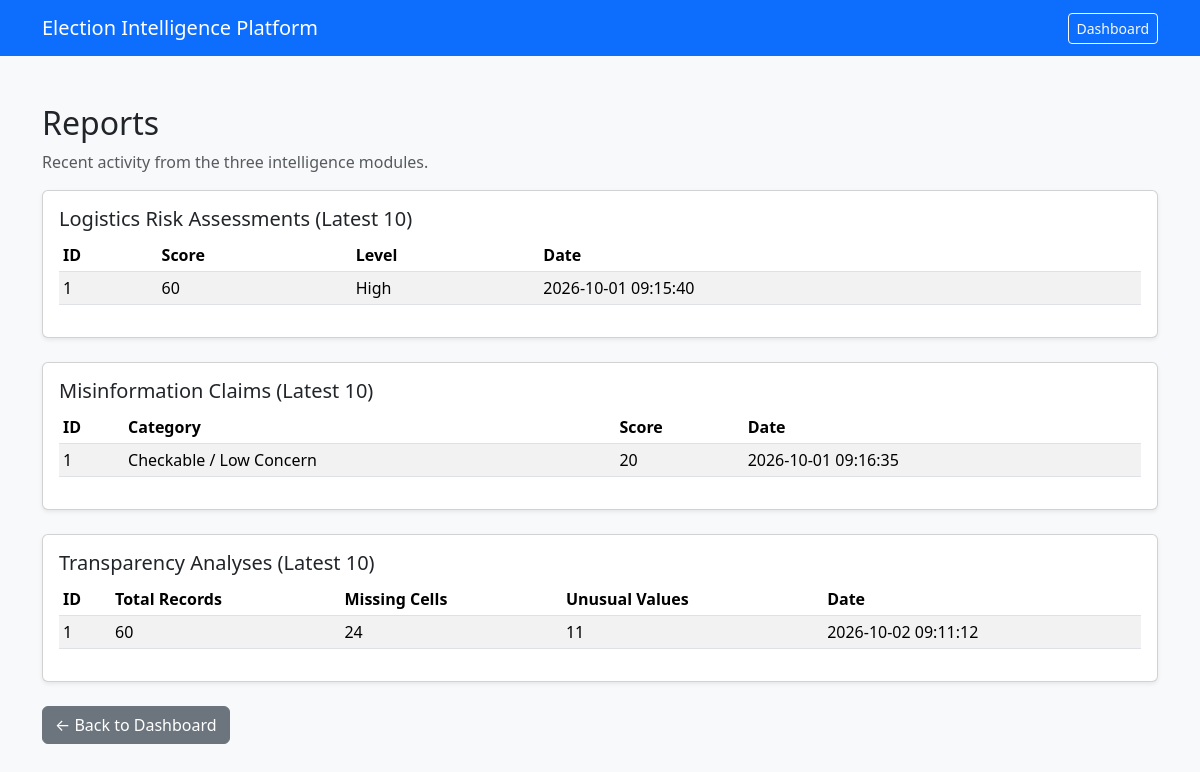
Screenshot of /reports (signed in) with the database file from the repository.
### tables this page shows
CREATE TABLE logistics_assessments (
            id INTEGER PRIMARY KEY AUTOINCREMENT,
            user_id INTEGER,
            distance REAL,
            delay REAL,
            road TEXT,
            history REAL,
            communication TEXT,
            capacity REAL,
            score INTEGER,
            level TEXT,
            reasons TEXT,
            created_at TIMESTAMP DEFAULT CURRENT_TIMESTAMP,
            FOREIGN KEY (user_id) REFERENCES users (id)
        );

CREATE TABLE misinformation_claims (
            id INTEGER PRIMARY KEY AUTOINCREMENT,
            user_id INTEGER,
            claim_text TEXT,
            category TEXT,
            score INTEGER,
            reasons TEXT,
            created_at TIMESTAMP DEFAULT CURRENT_TIMESTAMP,
            FOREIGN KEY (user_id) REFERENCES users (id)
        );

CREATE TABLE transparency_analyses (
            id INTEGER PRIMARY KEY AUTOINCREMENT,
            user_id INTEGER,
            filename TEXT,
            total_records INTEGER,
            missing_cells INTEGER,
            unusual_values INTEGER,
            findings TEXT,
            created_at TIMESTAMP DEFAULT CURRENT_TIMESTAMP,
            FOREIGN KEY (user_id) REFERENCES users (id)
        );

### app.py (the view)
@app.route("/reports")
@login_required
def reports():
    db = get_db()
    logistics = db.execute(
        "SELECT id, score, level, created_at FROM logistics_assessments ORDER BY created_at DESC LIMIT 10"
    ).fetchall()
    misinfo = db.execute(
        "SELECT id, category, score, created_at FROM misinformation_claims ORDER BY created_at DESC LIMIT 10"
    ).fetchall()
    transparency = db.execute(
        "SELECT id, total_records, missing_cells, unusual_values, created_at FROM transparency_analyses ORDER BY created_at DESC LIMIT 10"
    ).fetchall()
    return render_template(
        "reports.html",
        logistics=logistics,
        misinfo=misinfo,
        transparency=transparency
    )

### app.py (called while the page is built)
def get_db():
    if "db" not in g:
        g.db = sqlite3.connect(DATABASE)
        g.db.row_factory = sqlite3.Row
    return g.db

def login_required(view):
    @wraps(view)
    def wrapped_view(**kwargs):
        if "user_id" not in session:
            return redirect(url_for("login"))
        return view(**kwargs)
    return wrapped_view

### templates/reports.html (shortened to what this page needs)
<!DOCTYPE html>
<html lang="en">
<head>
    <link rel="stylesheet"
          href="https://cdn.jsdelivr.net/npm/bootstrap@5.3.3/dist/css/bootstrap.min.css">
</head>
<body class="bg-light">
<nav class="navbar navbar-dark bg-primary">
    <div class="container">
        <a class="navbar-brand" href="/dashboard">
            Election Intelligence Platform
        </a>
        <a href="/dashboard" class="btn btn-outline-light btn-sm">
            Dashboard
        </a>
    </div>
</nav>
<div class="container py-5">
    <h2>Reports</h2>
    <p class="text-muted">
        Recent activity from the three intelligence modules.
    </p>
    <div class="card shadow-sm mb-4">
        <div class="card-body">
            <h5>Logistics Risk Assessments (Latest 10)</h5>
            {% if logistics %}
            <div class="table-responsive">
                <table class="table table-striped table-sm">
                    <thead>
                        <tr>
                            <th>ID</th>
                            <th>Score</th>
                            <th>Level</th>
                            <th>Date</th>
                        </tr>
                    </thead>
                    <tbody>
                        {% for row in logistics %}
                        <tr>
                            <td>{{ row['id'] }}</td>
                            <td>{{ row['score'] }}</td>
                            <td>{{ row['level'] }}</td>
                            <td>{{ row['created_at'] }}</td>
                        </tr>
                        {% endfor %}
                    </tbody>
                </table>
            </div>
            {% else %}
            <p class="text-muted">No logistics assessments yet.</p>
            {% endif %}
        </div>
    </div>
    <div class="card shadow-sm mb-4">
        <div class="card-body">
            <h5>Misinformation Claims (Latest 10)</h5>
            {% if misinfo %}
            <div class="table-responsive">
                <table class="table table-striped table-sm">
                    <thead>
                        <tr>
                            <th>ID</th>
                            <th>Category</th>
                            <th>Score</th>
                            <th>Date</th>
                        </tr>
                    </thead>
                    <tbody>
                        {% for row in misinfo %}
                        <tr>
                            <td>{{ row['id'] }}</td>
                            <td>{{ row['category'] }}</td>
                            <td>{{ row['score'] }}</td>
                            <td>{{ row['created_at'] }}</td>
                        </tr>
                        {% endfor %}
                    </tbody>
                </table>
            </div>
            {% else %}
            <p class="text-muted">No misinformation claims yet.</p>
            {% endif %}
        </div>
    </div>
    <div class="card shadow-sm mb-4">
        <div class="card-body">
            <h5>Transparency Analyses (Latest 10)</h5>
            {% if transparency %}
            <div class="table-responsive">
                <table class="table table-striped table-sm">
                    <thead>
                        <tr>
                            <th>ID</th>
                            <th>Total Records</th>
                            <th>Missing Cells</th>
                            <th>Unusual Values</th>
                            <th>Date</th>
                        </tr>
                    </thead>
                    <tbody>
                        {% for row in transparency %}
                        <tr>
                            <td>{{ row['id'] }}</td>
                            <td>{{ row['total_records'] }}</td>
                            <td>{{ row['missing_cells'] }}</td>
                            <td>{{ row['unusual_values'] }}</td>
                            <td>{{ row['created_at'] }}</td>
                        </tr>
                        {% endfor %}
                    </tbody>
                </table>
            </div>
            {% else %}
            <p class="text-muted">No transparency analyses yet.</p>
            {% endif %}
        </div>
    </div>
    <a href="/dashboard" class="btn btn-secondary">
        ← Back to Dashboard
    </a>
</div>
</body>
</html>

### rows the page displays
logistics_assessments: id "1", score "60", level "High", created_at "2026-10-01 09:15:40"
misinformation_claims: id "1", category "Checkable / Low Concern", score "20", created_at "2026-10-01 09:16:35"
transparency_analyses: id "1", total_records "60", missing_cells "24", unusual_values "11", created_at "2026-10-02 09:11:12"
